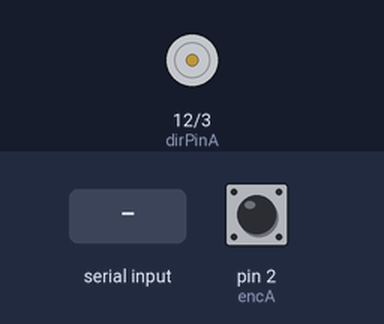
The sketch below on a simulated Arduino Uno, built with avr-gcc and run on an emulated ATmega328P. Parts: direction and speed pins drawn as motors (green arrow = direction pin HIGH = forward, orange = LOW = backward, longer = more drive). The test bench sets the inputs (shaded band); at power-on: pin 2 (encA) HIGH.

Above: at 1.2 s.
1.3 s: "1\n" received over Serial
At 2.4 s:
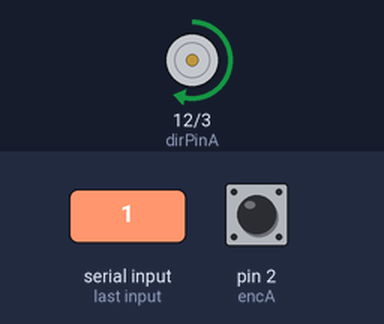
2.8 s: byte 50 ('2') received over Serial
At 3.5 s:
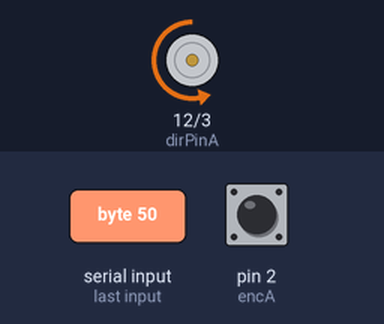
6.0 s: byte 51 ('3') received over Serial
At 7.2 s:
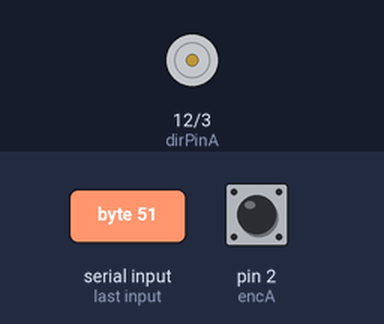
7.5 s: "2\n" received over Serial
At 8.3 s:
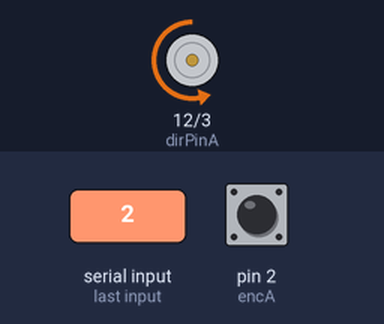
9.0 s: "3\n" received over Serial
At 9.5 s:
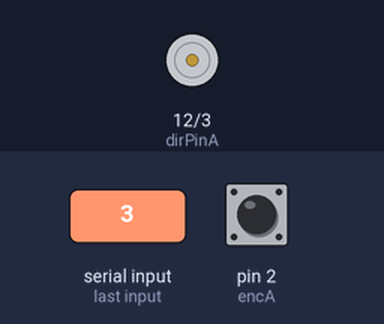
Timing chart, 0 to 11.5 s (numbered marks = the images above; inputs shaded):
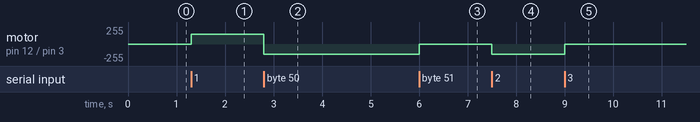

The sketch:

02_motor_encoder_test.ino
```cpp
float pulses;
int pulsesChanged;
int encA = 2;   // blue wire (encoder)
int encB = 4;   // green wire (encoder)
int dirPinA = 12;
int pwmPinA = 3;
float ang = 0.0;
float rev = 0.0;
int dira = 0;
int pwma = 150;   // 0 ~ 255 --> 0.0 V ~ 5.0 V

void setup() {
  Serial.begin(9600);
  pinMode(encA, INPUT_PULLUP);
  pinMode(encB, INPUT_PULLUP);

  attachInterrupt(0, A_CHANGE, CHANGE);

  pinMode(dirPinA, OUTPUT);
  pinMode(pwmPinA, OUTPUT);
  digitalWrite(dirPinA, 0);
  digitalWrite(pwmPinA, 0);
}

void loop() {

  if (pulsesChanged != 0) {
    // ***** TO DO (2 lines) ***** //
    // calculate angle from pulses
    ang = pulses;
    // calculate revolution from angles
    rev = ang;
    // ***** END ***** //
    Serial.print("Pulses: ");
    Serial.print(pulses);
    Serial.print("\t\t");
    Serial.print("Angle: ");
    Serial.print(ang);
    Serial.print("\t\t");
    Serial.print("Revolution: ");
    Serial.print(rev);
    Serial.print("\n");
    pulsesChanged = 0;
  }

  char a = Serial.read();
  if (a == '1') {
    m_cw();
  }
  else if (a == '2') {
    m_ccw();
  }
  else if (a == '3') {
    m_stop();
  }

}

void A_CHANGE() {
  if ( digitalRead(encA) == 0 ) {
    if ( digitalRead(encB) == 0 ) {
      // A fall, B is low
      pulses--; // Moving CCW
    } else {
      // A fall, B is high
      pulses++; // Moving CW
    }
  } else {
    if ( digitalRead(encB) == 0 ) {
      // A rise, B is low
      pulses++; // Moving CW
    } else {
      // A rise, B is high
      pulses--; // Moving CCW
    }
  }
  pulsesChanged = 1;
}

void m_cw() {
  digitalWrite(dirPinA, 1);
  analogWrite(pwmPinA, pwma);
}

void m_ccw() {
  digitalWrite(dirPinA, 0);
  analogWrite(pwmPinA, pwma);
}

void m_stop() {
  digitalWrite(dirPinA, 0);
  digitalWrite(pwmPinA, 0);
}
```

Measured:
- after the input at 1.3 s, motor on pin 12 (dirPinA) / pin 3 (pwmPinA): stopped → forward 150/255 at once
- after the input at 2.8 s, motor on pin 12 (dirPinA) / pin 3 (pwmPinA): forward 150/255 → backward 150/255 at once
- after the input at 6.0 s, motor on pin 12 (dirPinA) / pin 3 (pwmPinA): backward 150/255 → stopped at once
- after the input at 7.5 s, motor on pin 12 (dirPinA) / pin 3 (pwmPinA): stopped → backward 150/255 at once
- after the input at 9.0 s, motor on pin 12 (dirPinA) / pin 3 (pwmPinA): backward 150/255 → stopped at once
